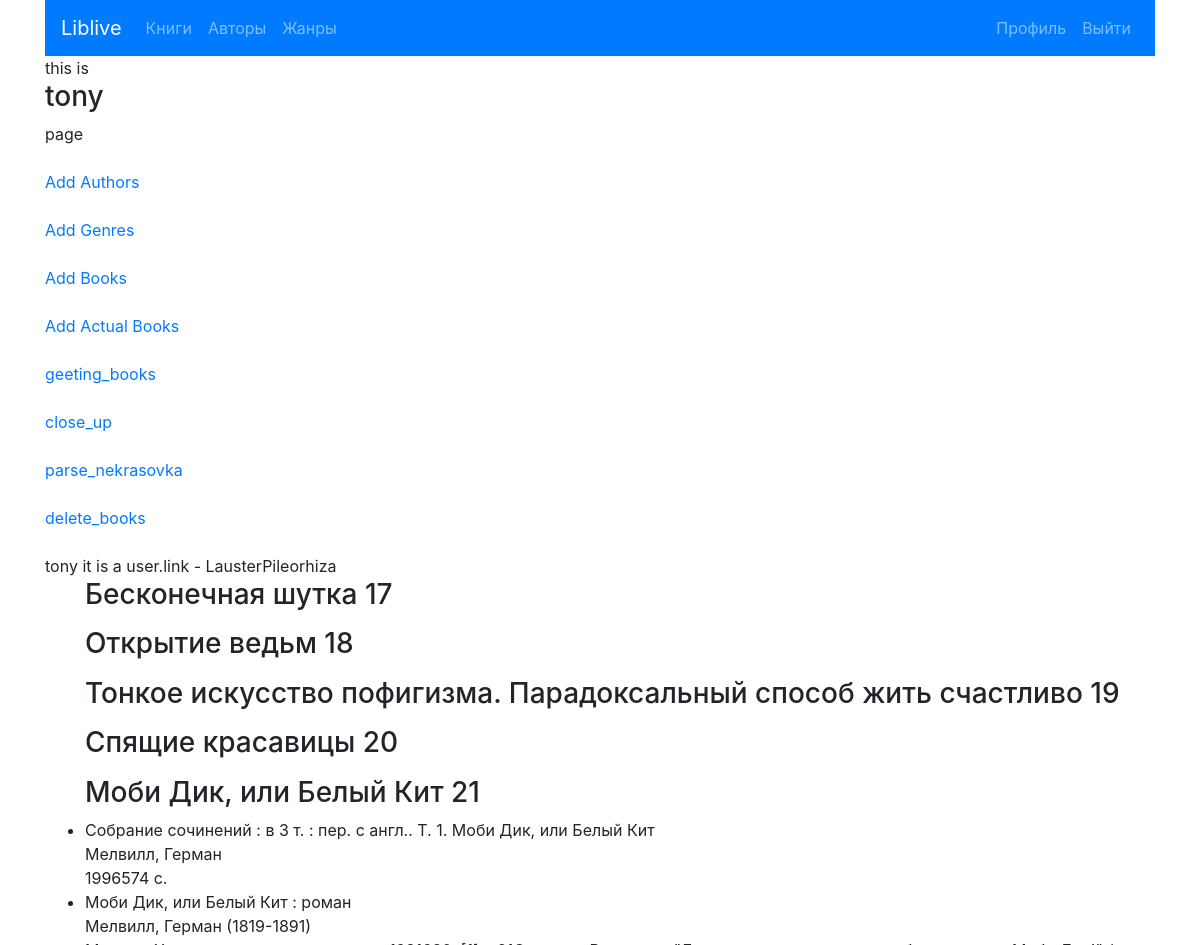
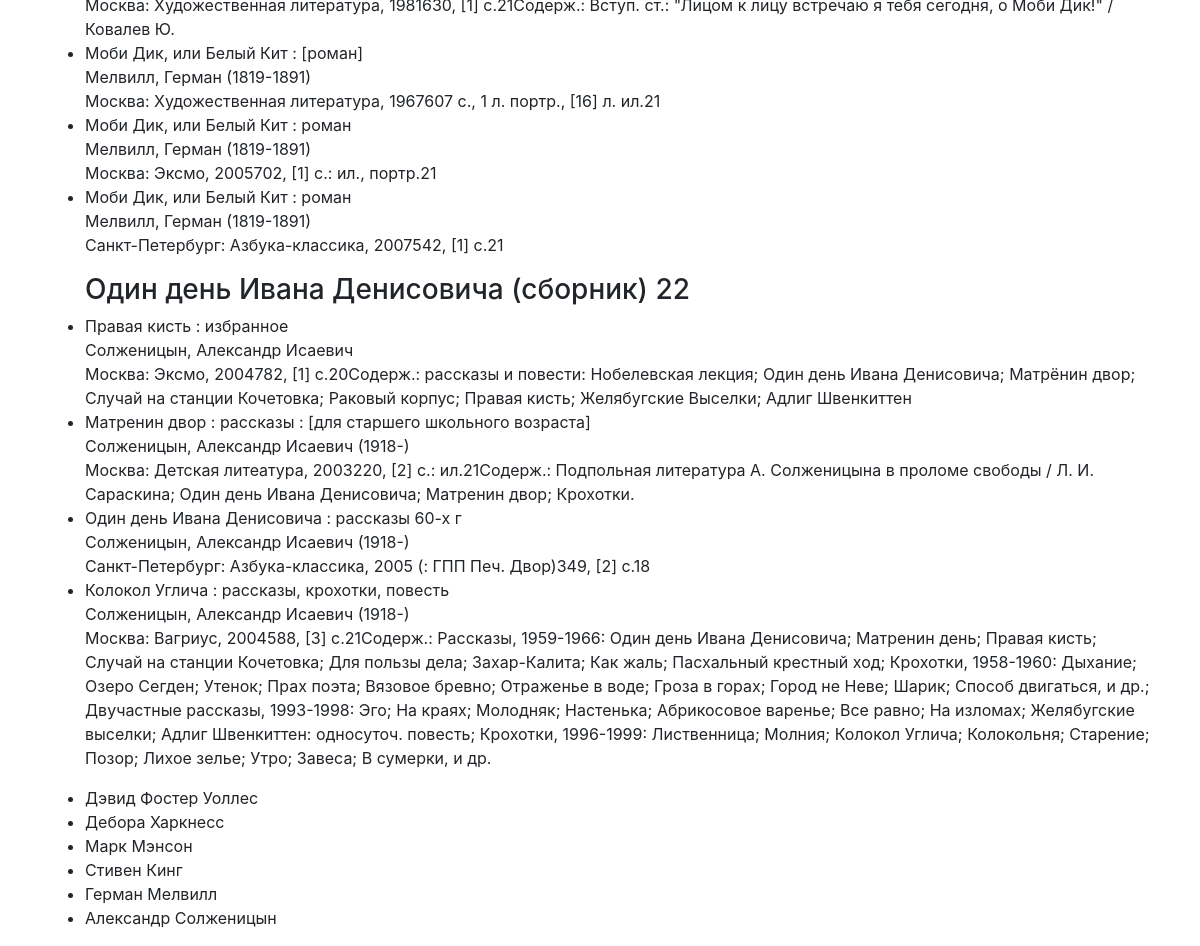
Page /test/ (signed in) on the committed database (2 pictures, top to bottom).
### users/models.py (models this page shows, shortened)
class Profile(models.Model):
    user = models.OneToOneField(User, on_delete=models.CASCADE)
    link = models.CharField(max_length=200, blank=True)

### liv/models.py (models this page shows, shortened)
class BookFromLivelib(models.Model):
    link = models.CharField(max_length=200)
    title = models.CharField(max_length=200)
    author = models.ForeignKey(Author, on_delete=models.CASCADE)
    tags = models.ManyToManyField(Genre)
    cover = models.CharField(max_length=200)
    rating = models.FloatField()
    description = models.TextField()
    user = models.ForeignKey(User, on_delete=models.CASCADE)
    linkkey = models.CharField(max_length=200)
    def __str__(self):
        return self.title

class ActualBook(models.Model):
    author = models.CharField(max_length=200)
    title = models.CharField(max_length=200)
    notes = models.TextField()
    key = models.ForeignKey(BookFromLivelib, on_delete=models.CASCADE)
    user = models.ForeignKey(User, on_delete=models.CASCADE)

class Author(models.Model):
    name = models.CharField(max_length=200)
    def __str__(self):
        return self.name

### liv/views.py (the view)
# urls.py: path('test/', views.MyView, name='test'),
@login_required
def MyView(request):
    context = {
        'model': User
    }
    return render(request, 'liv/test.html', context)

### liv/templates/liv/test.html
{% extends 'liv/base.html' %}
{% block content %}
this is <h3>{{user}}</h3> page
<br><br>
<a href="{% url 'liv:addauthors' %}">Add Authors</a>
<br><br>
<a href="{% url 'liv:addgenres' %}">Add Genres</a>
<br><br>
<a href="{% url 'liv:addbooks' %}">Add Books</a>
<br><br>
<a href="{% url 'liv:addactualbooks' %}">Add Actual Books</a>
<br><br>
<a href="{% url 'liv:getting_books' %}">geeting_books</a>
<br><br>
<a href="{% url 'liv:close_up' %}">close_up</a>
<br><br>
<a href="{% url 'liv:parse_nekrasovka' %}">parse_nekrasovka</a>
<br><br>
<a href="{% url 'liv:delete_books' %}">delete_books</a>
<br><br>
{{ user.username }}
it is a user.link - {{ user.profile.link }}
{% for book in user.bookfromlivelib_set.all %}
<ul>
    <h3>{{ book }} {{ book.pk }}</h3>
    {% for b in book.actualbook_set.all %}
        <li>{{ b.title }} <br> {{ b.author }} <br> {{ b.notes }}</li>
    {% endfor %}
</ul>
{% endfor %}
<ul>
    {% for book in user.bookfromlivelib_set.all %}
    <li>{{ book.author }}</li>
    {% endfor %}
</ul>
{% endblock %}

### rows in the picture
BookFromLivelib: title "Бесконечная шутка", pk "17", author "Дэвид Фостер Уоллес"
BookFromLivelib: title "Открытие ведьм", pk "18", author "Дебора Харкнесс"
BookFromLivelib: title "Тонкое искусство пофигизма. Парадоксальный способ жить счастливо", pk "19", author "Марк Мэнсон"
BookFromLivelib: title "Спящие красавицы", pk "20", author "Стивен Кинг"
BookFromLivelib: title "Моби Дик, или Белый Кит", pk "21", author "Герман Мелвилл"
ActualBook: title "Собрание сочинений : в 3 т. : пер. с англ.. Т. 1. Моби Дик, или Белый Кит", author "Мелвилл, Герман", notes "1996574 с."
ActualBook: title "Моби Дик, или Белый Кит : роман", author "Мелвилл, Герман (1819-1891)", notes "Москва: Художественная литература, 1981630, [1] с.21Содерж.: Вступ. ст.: \"Лицом к лицу встречаю я тебя сегодня, о Моби Дик!\" /Ковалев Ю."
ActualBook: title "Моби Дик, или Белый Кит : [роман]", author "Мелвилл, Герман (1819-1891)", notes "Москва: Художественная литература, 1967607 с., 1 л. портр., [16] л. ил.21"
ActualBook: title "Моби Дик, или Белый Кит : роман", author "Мелвилл, Герман (1819-1891)", notes "Москва: Эксмо, 2005702, [1] с.: ил., портр.21"
ActualBook: title "Моби Дик, или Белый Кит : роман", author "Мелвилл, Герман (1819-1891)", notes "Санкт-Петербург: Азбука-классика, 2007542, [1] с.21"
BookFromLivelib: title "Один день Ивана Денисовича (сборник)", pk "22", author "Александр Солженицын"
ActualBook: title "Правая кисть : избранное", author "Солженицын, Александр Исаевич", notes "Москва: Эксмо, 2004782, [1] с.20Содерж.: рассказы и повести: Нобелевская лекция; Один день Ивана Денисовича; Матрёнин двор; Случай на станции Кочетовка; Раковый корпус; Правая кисть; Желябугские Выселки; Адлиг Швенкиттен"
ActualBook: title "Матренин двор : рассказы : [для старшего школьного возраста]", author "Солженицын, Александр Исаевич (1918-)", notes "Москва: Детская литеатура, 2003220, [2] с.: ил.21Содерж.: Подпольная литература А. Солженицына в проломе свободы / Л. И. Сараскина; Один день Ивана Денисовича; Матренин двор; Крохотки."
ActualBook: title "Один день Ивана Денисовича : рассказы 60-х г", author "Солженицын, Александр Исаевич (1918-)", notes "Санкт-Петербург: Азбука-классика, 2005 (: ГПП Печ. Двор)349, [2] с.18"
ActualBook: title "Колокол Углича : рассказы, крохотки, повесть", author "Солженицын, Александр Исаевич (1918-)", notes "Москва: Вагриус, 2004588, [3] с.21Содерж.: Рассказы, 1959-1966: Один день Ивана Денисовича; Матренин день; Правая кисть; Случай на станции Кочетовка; Для пользы дела; Захар-Калита; Как жаль; Пасхальный крестный ход; Крохотки, 1958-1960: Дыхание; Озеро Сегден; Утенок; Прах поэта; Вязовое бревно; Отраженье в воде; Гроза в горах; Город не Неве; Шарик; Способ двигаться, и др.; Двучастные рассказы, 1993-1998: Эго; На краях; Молодняк; Настенька; Абрикосовое варенье; Все равно; На изломах; Желябугские выселки; Адлиг Швенкиттен: односуточ. повесть; Крохотки, 1996-1999: Лиственница; Молния; Колокол Углича; Колокольня; Старение; Позор; Лихое зелье; Утро; Завеса; В сумерки, и др."

### other values in the picture
{{ user }} "tony"
{{ user.username }} "tony"
{{ user.profile.link }} "LausterPileorhiza"
